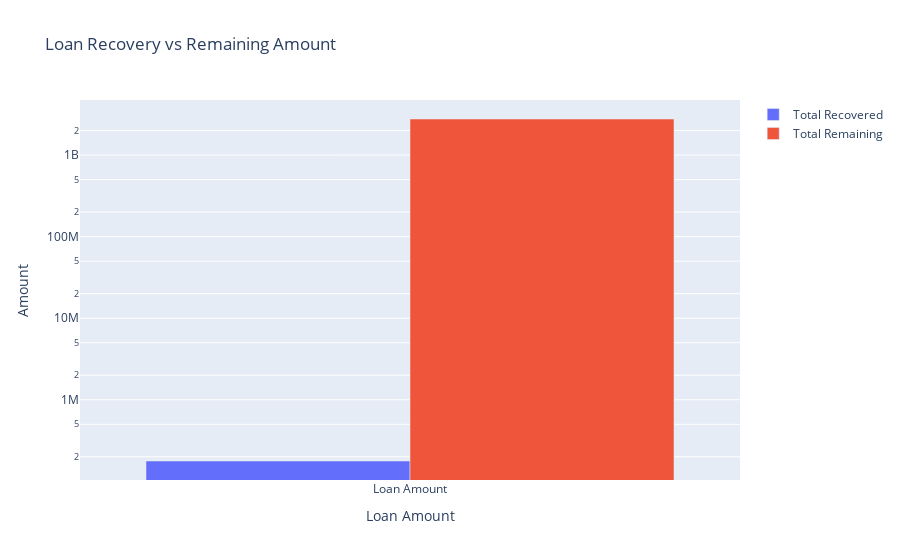

The notebook cell this image was saved under:
### Code cell
# Define the amounts
total_recovered = 177629.45
total_remaining = 2766016838.55

# Data for the bar chart
data = [
    go.Bar(name='Total Recovered', x=['Loan Amount'], y=[total_recovered]),
    go.Bar(name='Total Remaining', x=['Loan Amount'], y=[total_remaining])
]

# Layout of the chart
layout = go.Layout(title='Loan Recovery vs Remaining Amount',
                   barmode='group',
                   xaxis=dict(title='Loan Amount'),
                   yaxis=dict(title='Amount', type = 'log'))

# Create the figure
fig = go.Figure(data=data, layout=layout)

# Show the figure
fig.show()

### Figure 1 — Plotly figure (JSON) as saved in the notebook; plotly's stock layout.template omitted (floating-point values rounded to 4 significant figures)
{"data": [{"name": "Total Recovered", "type": "bar", "x": ["Loan Amount"], "y": [177600.0]}, {"name": "Total Remaining", "type": "bar", "x": ["Loan Amount"], "y": [2766000000.0]}], "layout": {"barmode": "group", "title": {"text": "Loan Recovery vs Remaining Amount"}, "xaxis": {"title": {"text": "Loan Amount"}}, "yaxis": {"title": {"text": "Amount"}, "type": "log"}}}
